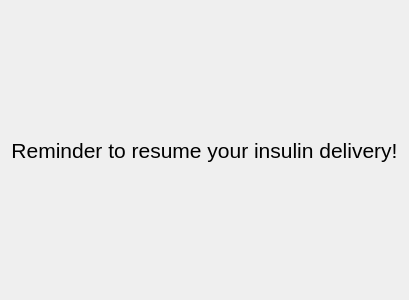
<?xml version="1.0" encoding="UTF-8"?>
<ui version="4.0">
 <class>AlarmPopup</class>
 <widget class="QWidget" name="AlarmPopup">
  <property name="geometry">
   <rect>
    <x>0</x>
    <y>0</y>
    <width>400</width>
    <height>300</height>
   </rect>
  </property>
  <property name="windowTitle">
   <string>Form</string>
  </property>
  <layout class="QVBoxLayout" name="verticalLayout">
   <item>
    <widget class="QLabel" name="label">
     <property name="font">
      <font>
       <pointsize>16</pointsize>
      </font>
     </property>
     <property name="text">
      <string>Reminder to resume your insulin delivery!</string>
     </property>
     <property name="alignment">
      <set>Qt::AlignmentFlag::AlignCenter</set>
     </property>
    </widget>
   </item>
  </layout>
 </widget>
 <resources/>
 <connections/>
 <slots>
  <slot>closeReminderScreen()</slot>
  <slot>slot2()</slot>
 </slots>
</ui>
